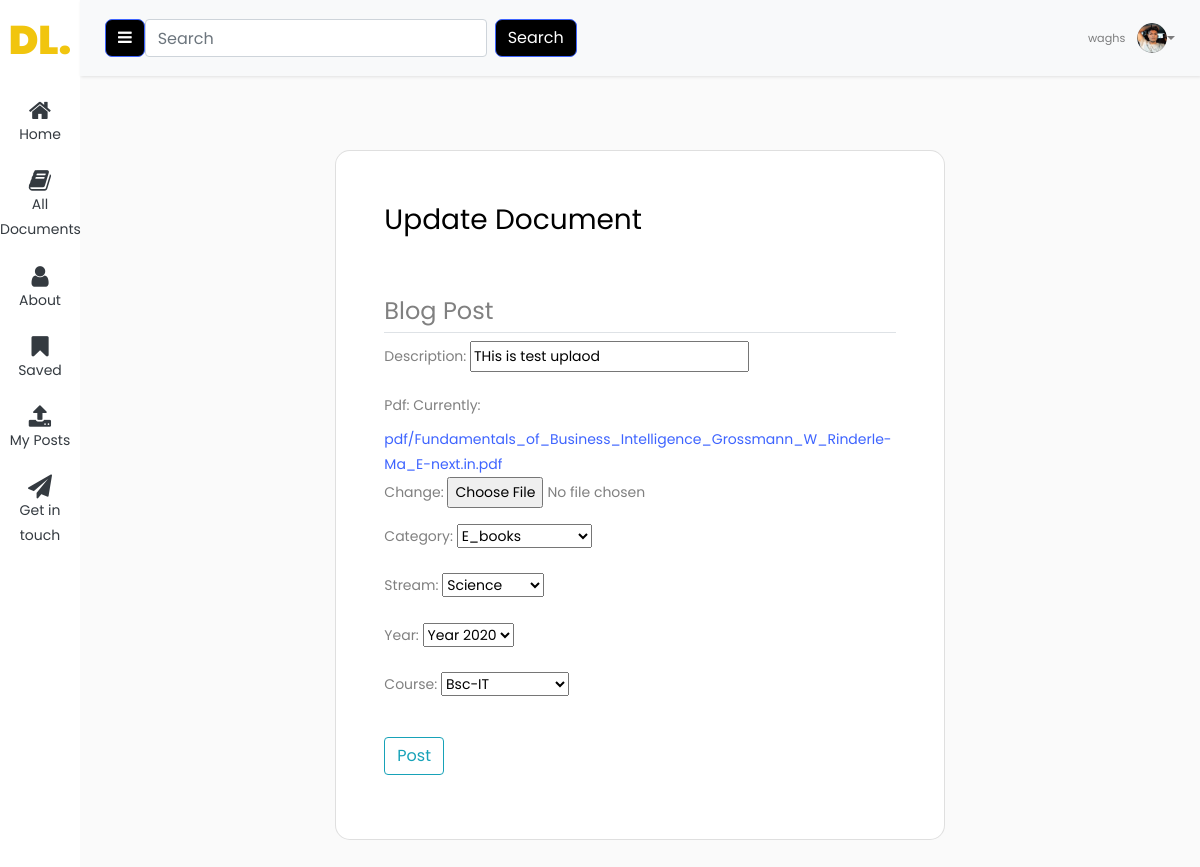
/document/2/update/ (signed in), run on the app's committed database.
### users/models.py (models this page shows, shortened)
class Profile(models.Model):
    user = models.OneToOneField(User, on_delete=models.CASCADE)
    image = models.ImageField(default='default.jpg', upload_to='profile_pics')
    Stream = models.CharField(max_length=100)

### blog/models.py (models this page shows, shortened)
class Document2(models.Model):
    description = models.CharField(max_length=255, blank=True)
    pdf = models.FileField(upload_to='pdf/', null=True)
    date_posted = models.DateTimeField(default=timezone.now)
    category = models.ForeignKey(Category2, on_delete=models.CASCADE, related_name='documents')
    author = models.ForeignKey(User, on_delete=models.CASCADE, null=True)
    favourites = models.ManyToManyField(User, related_name='favourite_documents', default=None, blank=True)
    stream = models.ForeignKey(Stream, on_delete=models.CASCADE, null=True)
    year = models.ForeignKey(Year, on_delete=models.CASCADE, default=2020)
    course = models.ForeignKey(Course, on_delete=models.CASCADE, default=1)

### blog/views.py (the view, shortened to what this page needs)
# urls.py: path('document/<int:pk>/update/', PostUpdateView.as_view(), name='post-update'),#to update a document
class PostUpdateView(LoginRequiredMixin, UserPassesTestMixin, UpdateView):
    model = Document2
    fields = ['description', 'pdf', 'category', 'stream', 'year', 'course' ]
    def test_func(self):
        post = self.get_object()
        if self.request.user == post.author:
            return True
        return False

### blog/models.py (called while the page is built)
    def __str__(self):
        return self.name

    def __str__(self):
        return self.name

    def __str__(self):
        return self.name

    def __str__(self):
        return f"Year {self.classof}"

### blog/templates/blog/document2_form.html (shortened to what this page needs)
{% extends "blog/basewithsidebar.html" %}
{% load crispy_forms_tags %}
{% block content %}
<section class="vh-100 gradient-custom">
    <div class="container py-5 h-100">
      <div class="row justify-content-center align-items-center h-100">
        <div class="col-12 col-lg-9 col-xl-7">
          <div class="card shadow-2-strong card-registration" style="border-radius: 15px;">
            <div class="card-body p-4 p-md-5">
              <h3 class="mb-4 pb-2 pb-md-0 mb-md-5">Update Document</h3>
              <form method="POST"  enctype="multipart/form-data">
                <fieldset class="form-group">
                    <legend class="border-bottom mb-8">Blog Post</legend>
                    {{ form.as_p }}
                </fieldset>
                <div class="form-group">
                    <button class="btn btn-outline-info" type="submit">Post</button>
                </div>
            </form>
            </div>
          </div>
        </div>
      </div>
    </div>
  </section>
  {% endblock content %}

### blog/templates/blog/basewithsidebar.html (shortened to what this page needs)
{% load static %}
<!doctype html>
<html lang="en">
  <head>
  <link rel="stylesheet" href="https://cdnjs.cloudflare.com/ajax/libs/twitter-bootstrap/5.1.3/css/bootstrap.min.css">
	<link rel="stylesheet" href="https://stackpath.bootstrapcdn.com/font-awesome/4.7.0/css/font-awesome.min.css">
  </head>
  <body>
		<div class="wrapper d-flex align-items-stretch">
			<nav id="sidebar" class="active">
				<h1><a href="{% url 'blog-home' %}" class="logo" style="color: #f1c50e;">DL.</a></h1>
        <ul class="list-unstyled components mb-5 ">
          <li class="active ">
            <a href="{% url 'blog-home' %}" class="text-dark"><span class="fa fa-home"></span>Home</a>
          </li>
          <li class="active ">
            <a href="{% url 'helpme-home2' %}" class="text-dark"><span class="fa fa-book"></span> All Documents</a>
          </li>
          <li>
              <a  href="{% url 'profile' %}" class="text-dark"><span class="fa fa-user"></span> About</a>
          </li>
          <li>
            <a href="{% url 'favourite_list' %}" class="text-dark"><span class="fa fa-bookmark"></span>Saved</a>
          </li>
          <li>
            <a href="{% url 'userpost' %}" class="text-dark"><span class="fa fa-upload"></span> My Posts</a>
          </li>
          <li>
            <a href="{% url 'user_info' %}" class="text-dark"><span class="fa fa-paper-plane"></span>Get in touch</a>
          </li>
        </ul>
    	</nav>
      <div id="content" class="">
        <nav class="navbar navbar-expand-lg navbar-light bg-light">
          <div class="container-fluid">
              <button type="button" id="sidebarCollapse" class="btn btn-primary">
                  <i class="fa fa-bars"></i>
              </button>
              <form method="GET" action="/search" class="form-inline my-2 my-lg-0">
                  <input class="form-control mr-sm-2" type="search" placeholder="Search" aria-label="Search" name="query" id="query">
                  <button class="btn btn-primary" type="submit">Search</button>
              </form>
              <div class="collapse navbar-collapse" id="navbarSupportedContent" style="justify-content: flex-end;">
                  <ul class="navbar-nav ms-auto mb-2 mb-lg-0">
                      {% if user.is_authenticated %}
                      <li class="nav-item dropdown no-arrow">
                          <a class="nav-link dropdown-toggle" href="#" id="userDropdown" role="button" data-toggle="dropdown" aria-haspopup="true" aria-expanded="false">
                              <span class="mr-2 d-none d-lg-inline text-gray-600 small">{{ user.username }}</span>
                              <img class="img-profile rounded-circle" src="{{ user.profile.image.url }}" height="30" alt="Profile Image" loading="lazy">
                          </a>
                      </li>
                      {% endif %}
                  </ul>
              </div>
          </div>
      </nav>
        <div class="container">
            <div class="row"  >
                        {% block content %} {%endblock%}
              </div>
        </div>
		</div>
  </body>
</html>

### data on the page
Document2: description "THis is test uplaod", category "E_books", stream "Science", year "Year 2020", course "Bsc-IT"

### other printed values
{{ user.username }} "waghs"
